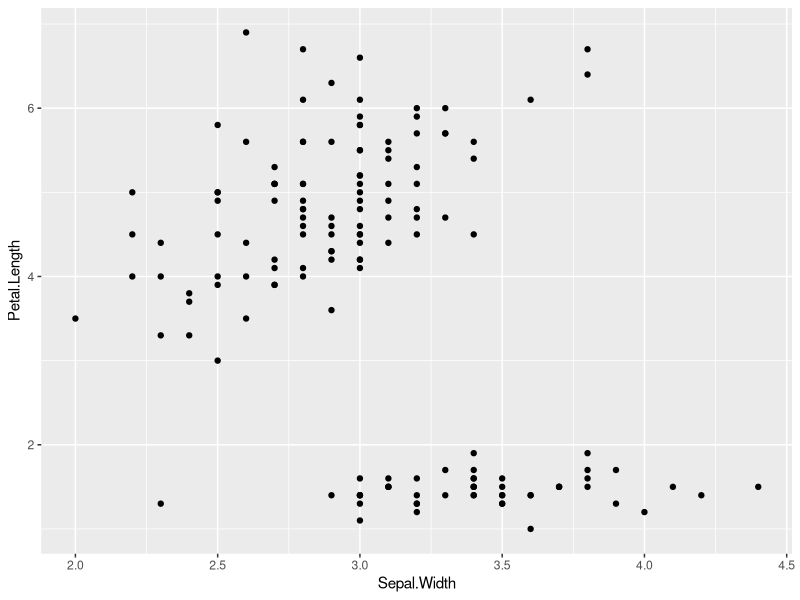
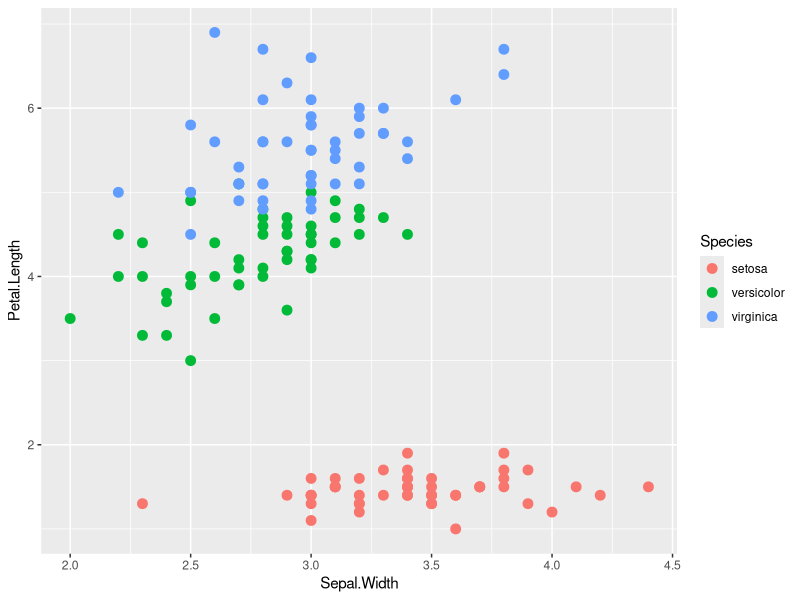
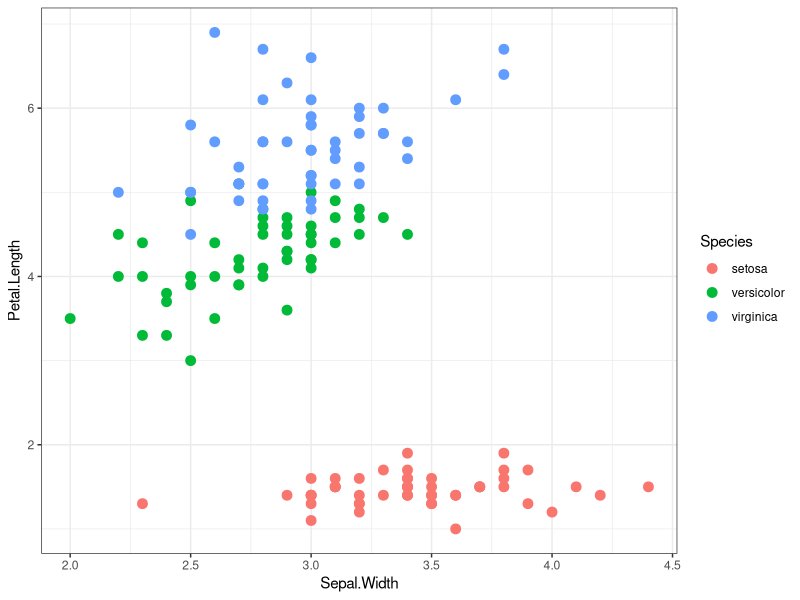
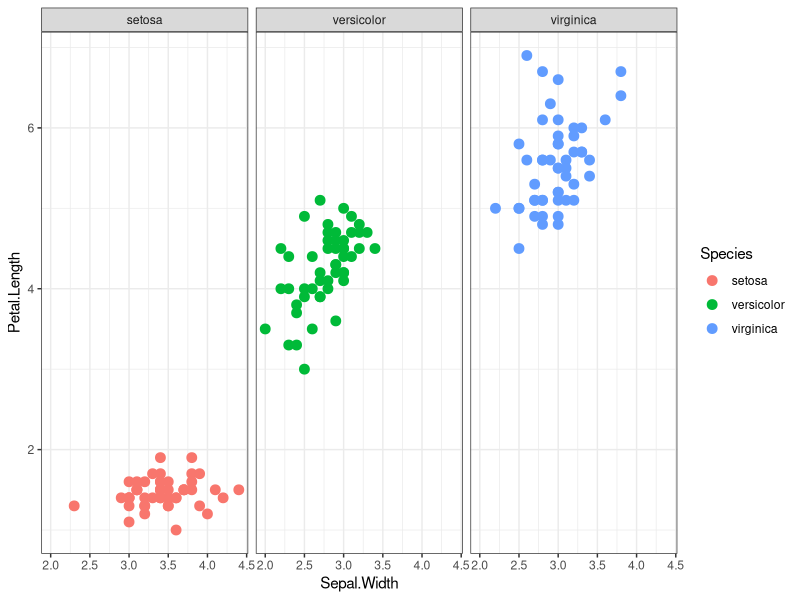
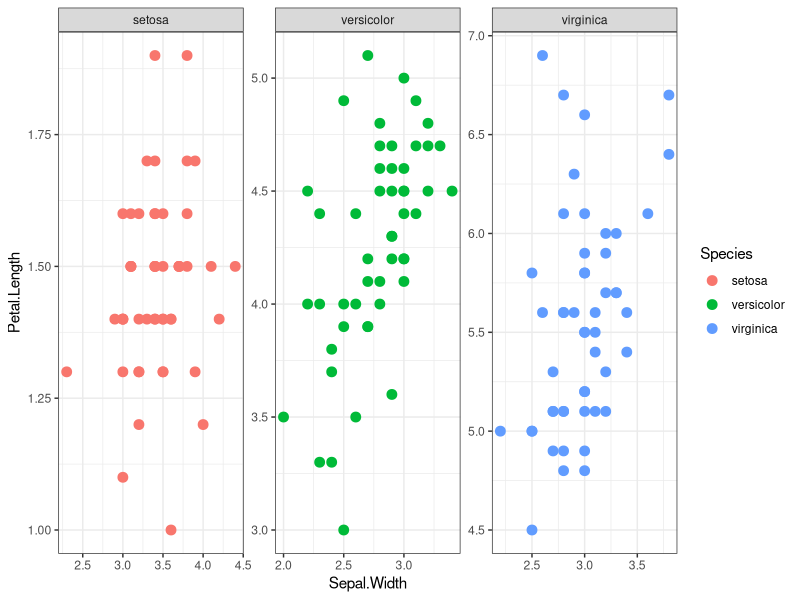
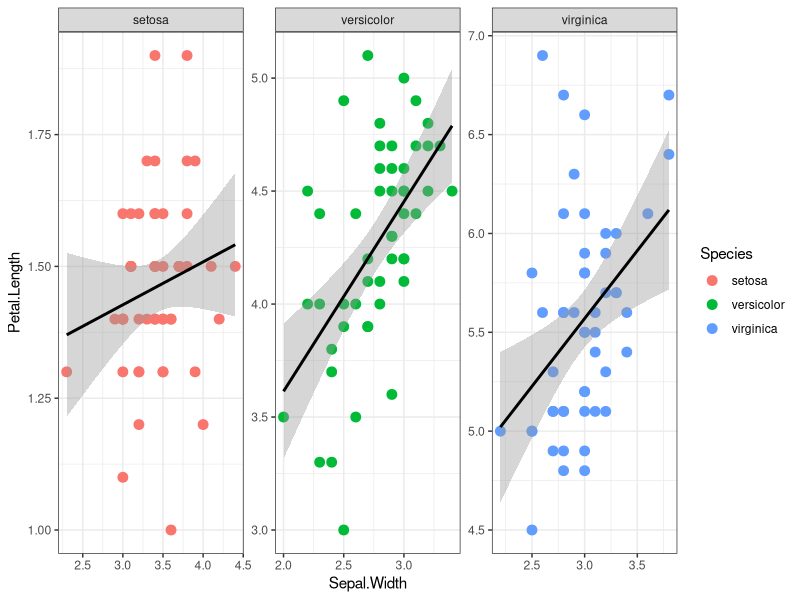
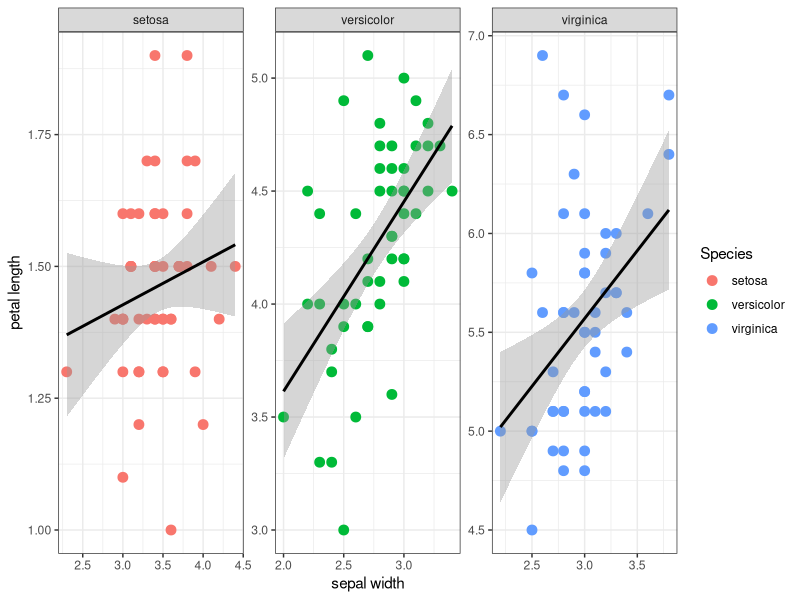
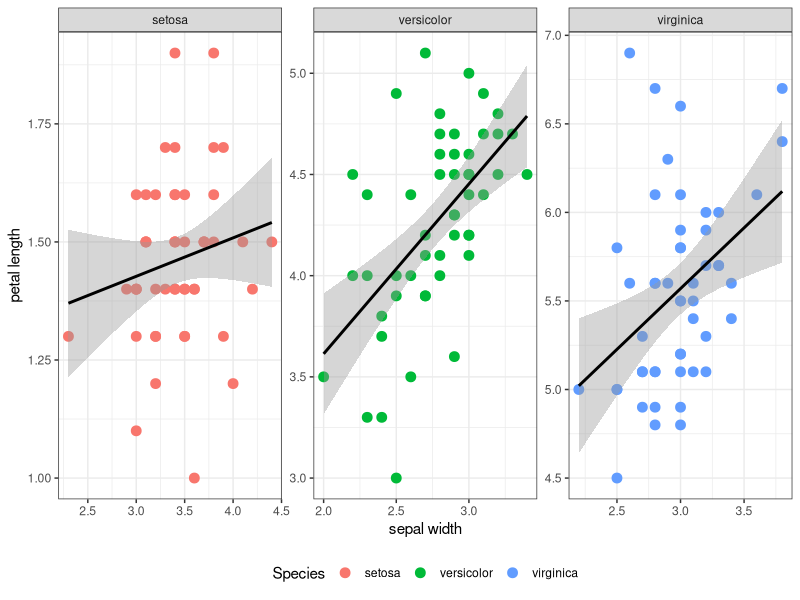

The R script that drew these images, in order:
## ---- chunk 1
knitr::opts_chunk$set(echo = TRUE)
library(tidyverse)
## ---- chunk 2
iris |> ggplot(aes(x = Sepal.Width, y = Petal.Length)) +
  geom_point()
## ---- chunk 3
iris |> ggplot(aes(x = Sepal.Width, y = Petal.Length)) +
  geom_point(aes(color = Species), size = 3) 
## ---- chunk 4
iris |> ggplot(aes(x = Sepal.Width, y = Petal.Length)) +
  geom_point(aes(color = Species), size = 3) +
  theme_bw()
## ---- chunk 5
iris |> ggplot(aes(x = Sepal.Width, y = Petal.Length)) +
  geom_point(aes(color = Species), size = 3) +
  theme_bw() +
  facet_wrap(.~Species)
## ---- chunk 6
iris |> ggplot(aes(x = Sepal.Width, y = Petal.Length)) +
  geom_point(aes(color = Species), size = 3) +
  theme_bw() +
  facet_wrap(.~Species, scales = "free")
## ---- chunk 7
iris |> ggplot(aes(x = Sepal.Width, y = Petal.Length)) +
  geom_point(aes(color = Species), size = 3) +
  theme_bw() +
  facet_wrap(.~Species, scales = "free") +
  geom_smooth(method = "lm", formula = y~x, 
              color = "black")
## ---- chunk 8
iris |> ggplot(aes(x = Sepal.Width, y = Petal.Length)) +
  geom_point(aes(color = Species), size = 3) +
  theme_bw() +
  facet_wrap(.~Species, scales = "free") +
  geom_smooth(method = "lm", formula = y~x, 
              color = "black") +
  labs(x = "sepal width", y = "petal length")
## ---- chunk 9
iris |> ggplot(aes(x = Sepal.Width, y = Petal.Length)) +
  geom_point(aes(color = Species), size = 3) +
  theme_bw() +
  facet_wrap(.~Species, scales = "free") +
  geom_smooth(method = "lm", formula = y~x, 
              color = "black") +
  labs(x = "sepal width", y = "petal length") +
  theme(legend.position="bottom")
## ---- chunk 10
iris |> ggplot(aes(x = Sepal.Width, y = Petal.Length)) +
  geom_point(aes(color = Species), size = 3) +
  theme_bw() +
  facet_wrap(.~Species, scales = "free") +
  geom_smooth(method = "lm", formula = y~x, 
              color = "black") +
  labs(x = "sepal width", y = "petal length") +
  theme(legend.position="bottom") +
  labs(title = "Sepal width and petal length by species", 
       subtitle = "some more information")
